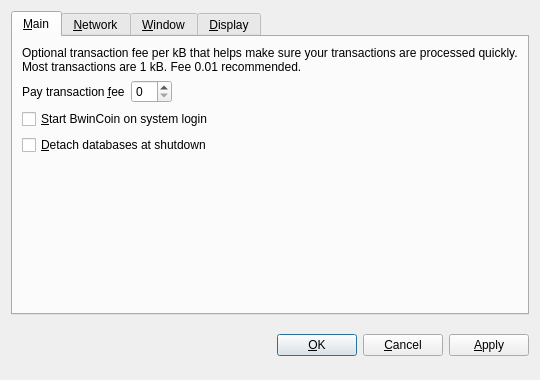
<?xml version="1.0" encoding="UTF-8"?>
<ui version="4.0">
 <class>OptionsDialog</class>
 <widget class="QDialog" name="OptionsDialog">
  <property name="geometry">
   <rect>
    <x>0</x>
    <y>0</y>
    <width>540</width>
    <height>380</height>
   </rect>
  </property>
  <property name="windowTitle">
   <string>Options</string>
  </property>
  <property name="modal">
   <bool>true</bool>
  </property>
  <layout class="QVBoxLayout" name="verticalLayout">
   <item>
    <widget class="QTabWidget" name="tabWidget">
     <property name="tabPosition">
      <enum>QTabWidget::North</enum>
     </property>
     <property name="currentIndex">
      <number>0</number>
     </property>
     <widget class="QWidget" name="tabMain">
      <attribute name="title">
       <string>&amp;Main</string>
      </attribute>
      <layout class="QVBoxLayout" name="verticalLayout_Main">
       <item>
        <widget class="QLabel" name="transactionFeeInfoLabel">
         <property name="text">
          <string>Optional transaction fee per kB that helps make sure your transactions are processed quickly. Most transactions are 1 kB. Fee 0.01 recommended.</string>
         </property>
         <property name="textFormat">
          <enum>Qt::PlainText</enum>
         </property>
         <property name="wordWrap">
          <bool>true</bool>
         </property>
        </widget>
       </item>
       <item>
        <layout class="QHBoxLayout" name="horizontalLayout_Main">
         <item>
          <widget class="QLabel" name="transactionFeeLabel">
           <property name="text">
            <string>Pay transaction &amp;fee</string>
           </property>
           <property name="textFormat">
            <enum>Qt::PlainText</enum>
           </property>
           <property name="buddy">
            <cstring>transactionFee</cstring>
           </property>
          </widget>
         </item>
         <item>
          <widget class="BitcoinAmountField" name="transactionFee"/>
         </item>
         <item>
          <spacer name="horizontalSpacer_Main">
           <property name="orientation">
            <enum>Qt::Horizontal</enum>
           </property>
           <property name="sizeHint" stdset="0">
            <size>
             <width>40</width>
             <height>20</height>
            </size>
           </property>
          </spacer>
         </item>
        </layout>
       </item>
       <item>
        <widget class="QCheckBox" name="bitcoinAtStartup">
         <property name="toolTip">
          <string>Automatically start BwinCoin after logging in to the system.</string>
         </property>
         <property name="text">
          <string>&amp;Start BwinCoin on system login</string>
         </property>
        </widget>
       </item>
       <item>
        <widget class="QCheckBox" name="detachDatabases">
         <property name="toolTip">
          <string>Detach block and address databases at shutdown. This means they can be moved to another data directory, but it slows down shutdown. The wallet is always detached.</string>
         </property>
         <property name="text">
          <string>&amp;Detach databases at shutdown</string>
         </property>
        </widget>
       </item>
       <item>
        <spacer name="verticalSpacer_Main">
         <property name="orientation">
          <enum>Qt::Vertical</enum>
         </property>
         <property name="sizeHint" stdset="0">
          <size>
           <width>20</width>
           <height>40</height>
          </size>
         </property>
        </spacer>
       </item>
      </layout>
     </widget>
     <widget class="QWidget" name="tabNetwork">
      <attribute name="title">
       <string>&amp;Network</string>
      </attribute>
      <layout class="QVBoxLayout" name="verticalLayout_Network">
       <item>
        <widget class="QCheckBox" name="mapPortUpnp">
         <property name="toolTip">
          <string>Automatically open the BwinCoin client port on the router. This only works when your router supports UPnP and it is enabled.</string>
         </property>
         <property name="text">
          <string>Map port using &amp;UPnP</string>
         </property>
        </widget>
       </item>
       <item>
        <widget class="QCheckBox" name="connectSocks">
         <property name="toolTip">
          <string>Connect to the BwinCoin network through a SOCKS proxy (e.g. when connecting through Tor).</string>
         </property>
         <property name="text">
          <string>&amp;Connect through SOCKS proxy:</string>
         </property>
        </widget>
       </item>
       <item>
        <layout class="QHBoxLayout" name="horizontalLayout_Network">
         <item>
          <widget class="QLabel" name="proxyIpLabel">
           <property name="text">
            <string>Proxy &amp;IP:</string>
           </property>
           <property name="textFormat">
            <enum>Qt::PlainText</enum>
           </property>
           <property name="buddy">
            <cstring>proxyIp</cstring>
           </property>
          </widget>
         </item>
         <item>
          <widget class="QValidatedLineEdit" name="proxyIp">
           <property name="maximumSize">
            <size>
             <width>140</width>
             <height>16777215</height>
            </size>
           </property>
           <property name="toolTip">
            <string>IP address of the proxy (e.g. 127.0.0.1)</string>
           </property>
          </widget>
         </item>
         <item>
          <widget class="QLabel" name="proxyPortLabel">
           <property name="text">
            <string>&amp;Port:</string>
           </property>
           <property name="textFormat">
            <enum>Qt::PlainText</enum>
           </property>
           <property name="buddy">
            <cstring>proxyPort</cstring>
           </property>
          </widget>
         </item>
         <item>
          <widget class="QLineEdit" name="proxyPort">
           <property name="maximumSize">
            <size>
             <width>55</width>
             <height>16777215</height>
            </size>
           </property>
           <property name="toolTip">
            <string>Port of the proxy (e.g. 9050)</string>
           </property>
          </widget>
         </item>
         <item>
          <widget class="QLabel" name="socksVersionLabel">
           <property name="text">
            <string>SOCKS &amp;Version:</string>
           </property>
           <property name="textFormat">
            <enum>Qt::PlainText</enum>
           </property>
           <property name="buddy">
            <cstring>socksVersion</cstring>
           </property>
          </widget>
         </item>
         <item>
          <widget class="QValueComboBox" name="socksVersion">
           <property name="toolTip">
            <string>SOCKS version of the proxy (e.g. 5)</string>
           </property>
          </widget>
         </item>
         <item>
          <spacer name="horizontalSpacer_Network">
           <property name="orientation">
            <enum>Qt::Horizontal</enum>
           </property>
           <property name="sizeHint" stdset="0">
            <size>
             <width>40</width>
             <height>20</height>
            </size>
           </property>
          </spacer>
         </item>
        </layout>
       </item>
       <item>
        <spacer name="verticalSpacer_Network">
         <property name="orientation">
          <enum>Qt::Vertical</enum>
         </property>
         <property name="sizeHint" stdset="0">
          <size>
           <width>20</width>
           <height>40</height>
          </size>
         </property>
        </spacer>
       </item>
      </layout>
     </widget>
     <widget class="QWidget" name="tabWindow">
      <attribute name="title">
       <string>&amp;Window</string>
      </attribute>
      <layout class="QVBoxLayout" name="verticalLayout_Window">
       <item>
        <widget class="QCheckBox" name="minimizeToTray">
         <property name="toolTip">
          <string>Show only a tray icon after minimizing the window.</string>
         </property>
         <property name="text">
          <string>&amp;Minimize to the tray instead of the taskbar</string>
         </property>
        </widget>
       </item>
       <item>
        <widget class="QCheckBox" name="minimizeOnClose">
         <property name="toolTip">
          <string>Minimize instead of exit the application when the window is closed. When this option is enabled, the application will be closed only after selecting Quit in the menu.</string>
         </property>
         <property name="text">
          <string>M&amp;inimize on close</string>
         </property>
        </widget>
       </item>
       <item>
        <spacer name="verticalSpacer_Window">
         <property name="orientation">
          <enum>Qt::Vertical</enum>
         </property>
         <property name="sizeHint" stdset="0">
          <size>
           <width>20</width>
           <height>40</height>
          </size>
         </property>
        </spacer>
       </item>
      </layout>
     </widget>
     <widget class="QWidget" name="tabDisplay">
      <attribute name="title">
       <string>&amp;Display</string>
      </attribute>
      <layout class="QVBoxLayout" name="verticalLayout_Display">
       <item>
        <layout class="QHBoxLayout" name="horizontalLayout_1_Display">
         <item>
          <widget class="QLabel" name="langLabel">
           <property name="text">
            <string>User Interface &amp;language:</string>
           </property>
           <property name="textFormat">
            <enum>Qt::PlainText</enum>
           </property>
           <property name="buddy">
            <cstring>lang</cstring>
           </property>
          </widget>
         </item>
         <item>
          <widget class="QValueComboBox" name="lang">
           <property name="toolTip">
            <string>The user interface language can be set here. This setting will take effect after restarting BwinCoin.</string>
           </property>
          </widget>
         </item>
        </layout>
       </item>
       <item>
        <layout class="QHBoxLayout" name="horizontalLayout_2_Display">
         <item>
          <widget class="QLabel" name="unitLabel">
           <property name="text">
            <string>&amp;Unit to show amounts in:</string>
           </property>
           <property name="textFormat">
            <enum>Qt::PlainText</enum>
           </property>
           <property name="buddy">
            <cstring>unit</cstring>
           </property>
          </widget>
         </item>
         <item>
          <widget class="QValueComboBox" name="unit">
           <property name="toolTip">
            <string>Choose the default subdivision unit to show in the interface and when sending coins.</string>
           </property>
          </widget>
         </item>
        </layout>
       </item>
       <item>
        <widget class="QCheckBox" name="displayAddresses">
         <property name="toolTip">
          <string>Whether to show BwinCoin addresses in the transaction list or not.</string>
         </property>
         <property name="text">
          <string>&amp;Display addresses in transaction list</string>
         </property>
        </widget>
       </item>
       <item>
        <spacer name="verticalSpacer_Display">
         <property name="orientation">
          <enum>Qt::Vertical</enum>
         </property>
         <property name="sizeHint" stdset="0">
          <size>
           <width>20</width>
           <height>40</height>
          </size>
         </property>
        </spacer>
       </item>
      </layout>
     </widget>
    </widget>
   </item>
   <item>
    <layout class="QHBoxLayout" name="horizontalLayout_Buttons">
     <item>
      <spacer name="horizontalSpacer_1">
       <property name="orientation">
        <enum>Qt::Horizontal</enum>
       </property>
       <property name="sizeHint" stdset="0">
        <size>
         <width>40</width>
         <height>48</height>
        </size>
       </property>
      </spacer>
     </item>
     <item>
      <widget class="QLabel" name="statusLabel">
       <property name="font">
        <font>
         <weight>75</weight>
         <bold>true</bold>
        </font>
       </property>
       <property name="text">
        <string/>
       </property>
       <property name="textFormat">
        <enum>Qt::PlainText</enum>
       </property>
       <property name="wordWrap">
        <bool>true</bool>
       </property>
      </widget>
     </item>
     <item>
      <spacer name="horizontalSpacer_2">
       <property name="orientation">
        <enum>Qt::Horizontal</enum>
       </property>
       <property name="sizeHint" stdset="0">
        <size>
         <width>40</width>
         <height>48</height>
        </size>
       </property>
      </spacer>
     </item>
     <item>
      <widget class="QPushButton" name="okButton">
       <property name="text">
        <string>&amp;OK</string>
       </property>
      </widget>
     </item>
     <item>
      <widget class="QPushButton" name="cancelButton">
       <property name="text">
        <string>&amp;Cancel</string>
       </property>
       <property name="autoDefault">
        <bool>false</bool>
       </property>
      </widget>
     </item>
     <item>
      <widget class="QPushButton" name="applyButton">
       <property name="text">
        <string>&amp;Apply</string>
       </property>
       <property name="autoDefault">
        <bool>false</bool>
       </property>
      </widget>
     </item>
    </layout>
   </item>
  </layout>
 </widget>
 <customwidgets>
  <customwidget>
   <class>BitcoinAmountField</class>
   <extends>QSpinBox</extends>
   <header>bitcoinamountfield.h</header>
  </customwidget>
  <customwidget>
   <class>QValueComboBox</class>
   <extends>QComboBox</extends>
   <header>qvaluecombobox.h</header>
  </customwidget>
  <customwidget>
   <class>QValidatedLineEdit</class>
   <extends>QLineEdit</extends>
   <header>qvalidatedlineedit.h</header>
  </customwidget>
 </customwidgets>
 <resources/>
 <connections/>
</ui>
